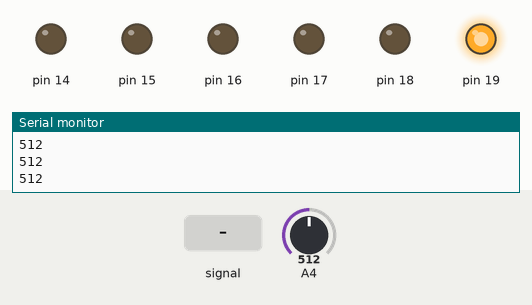
Bench run of a sketch on a simulated Arduino Uno, built with avr-gcc and run on an emulated ATmega328P. Parts: output pins drawn as LEDs (lit = HIGH), the last lines printed to the serial monitor. Inputs (shaded band) come from the test bench; at power-on: A4 = 512.

Above: at 0.8 s.
0.9 s: A4 fed a 200 Hz sine of ±460 counts around its level
At 1.9 s:
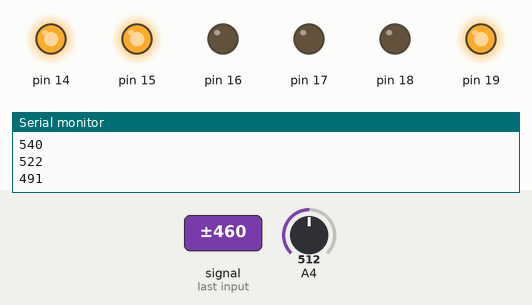
3.9 s: A4 fed a 2 Hz sine of ±306 counts around its level
At 6.1 s:
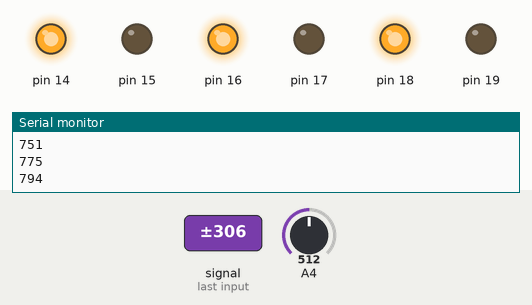
6.9 s: A4 set to 640
At 7.9 s:
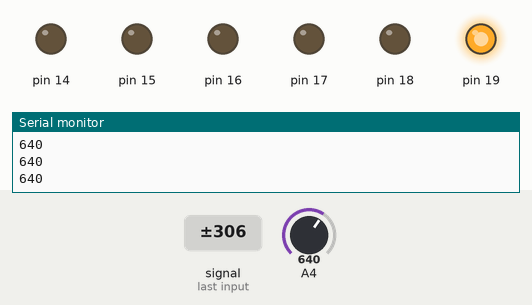
Timing chart, 0 to 9.9 s (numbered marks = the images above; inputs shaded):
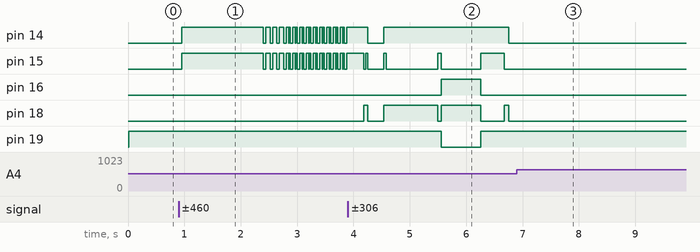

Measured:
- after the input at 3.9 s, pin 16: LOW → HIGH after 1.7 s, → LOW 0.71 s later; pin 19: HIGH → LOW after 1.7 s, → HIGH 0.71 s later
- after the input at 6.9 s, pin 14–16, pin 18: stops changing and stays LOW; pin 19: stops changing and stays HIGH

The sketch:

_5SSDKeypad.ino
```cpp
#include <avr/io.h>
#include <util/delay.h>
#include <avr/interrupt.h>

#define BITN(BIT_NUM)               (0x01 << (BIT_NUM))
#define SET_BIT(PORT, BIT_NUM)      ((PORT) |= (BITN(BIT_NUM)))
#define CHECK_BIT(PORT, BIT_NUM)    ((PORT) & (BITN(BIT_NUM)))
#define CLEAR_BIT(PORT, BIT_NUM)    ((PORT) &= (~(BITN(BIT_NUM))))
int num[] = {0xF6, 0x60, 0xD5, 0xF1, 0x63, 0xB3, 0xB7, 0xE0, 0xF7, 0xF3, 0x3D, 0x37, 0x96, 0x75, 0x66, 0x90};
long result;
long average;
int i;

void compare()
{
  if(average > 510 && average < 520)
    PORTC = num[1];
  if(average > 680 && average < 690)
    PORTC = num[2];
  if(average > 760 && average < 770)
    PORTC = num[3];
  if(average > 480 && average < 490)
    PORTC = num[4];
  if(average > 630 && average < 640)
    PORTC = num[5];
}

int main(void)
{
  Serial.begin(2000000);
  DDRC = 0xFF;
  PORTD = 0x00;
  while (true) {
    ADMUX = 0x44;
    ADCSRA = 0xC7;
    while(CHECK_BIT(ADCSRA, ADSC));
    result += ADCW;
    i++;
    if(i > 99){
      average = result/100;
      compare();
      Serial.println(average);
      result = 0;
      average = 0;
      i = 0;
    }
  }
}
```
